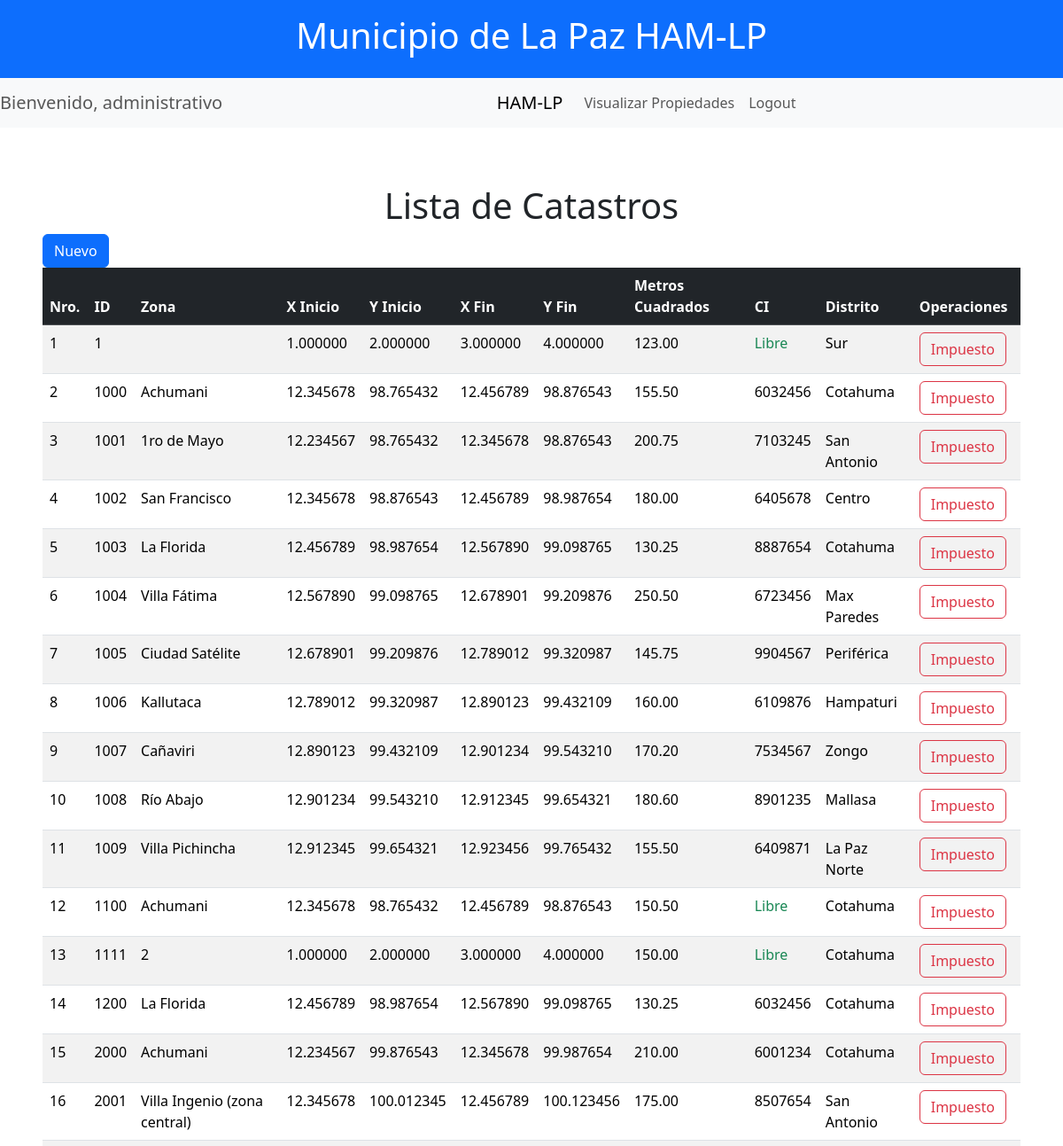
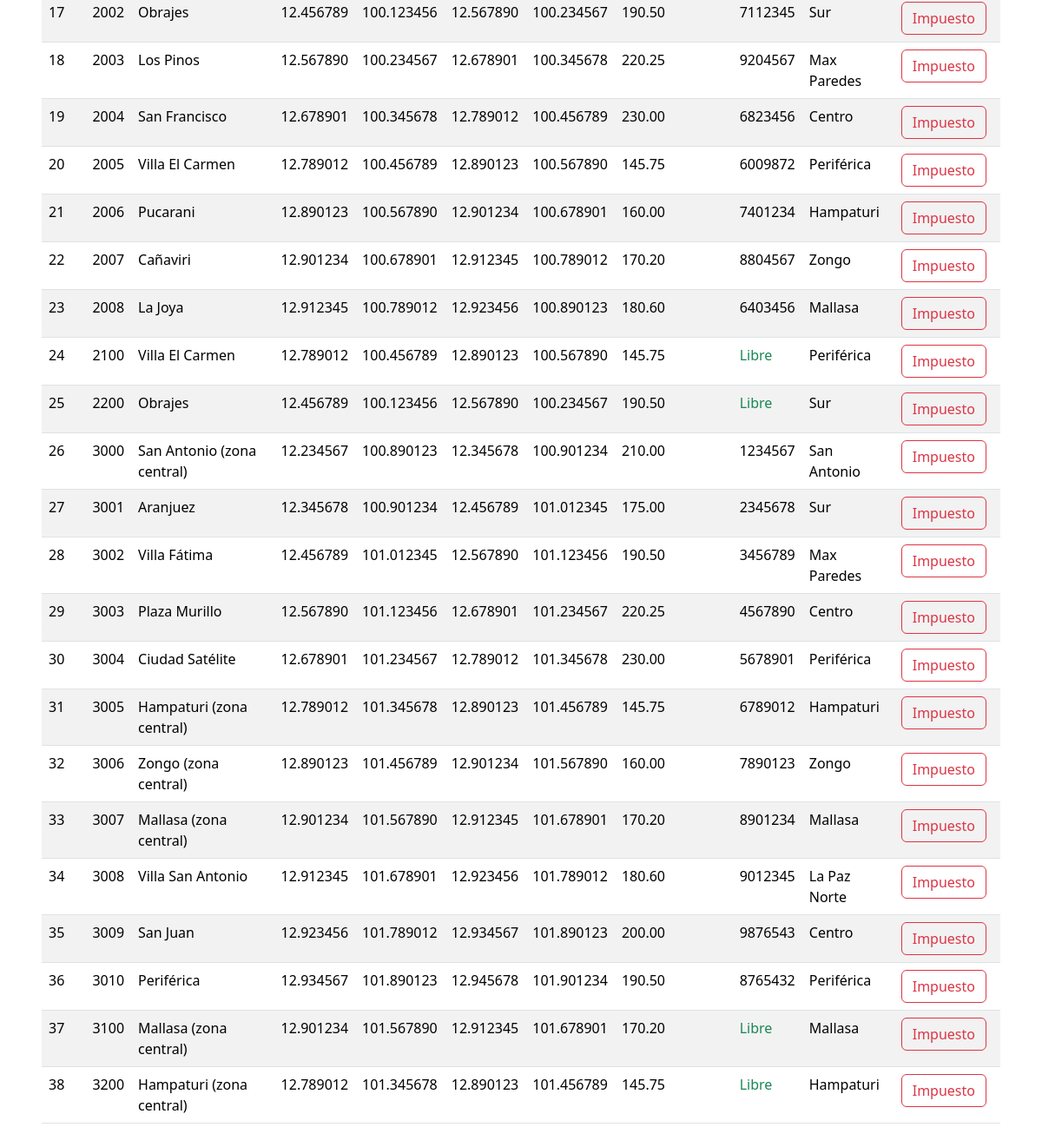
Screenshot of /4/Catastro.php (signed in) with the database file from the repository (2 pictures, top to bottom).
### tables this page shows
CREATE TABLE `catastro` (
  `id` int(11) NOT NULL,
  `zona` varchar(50) NOT NULL,
  `xini` decimal(10,6) NOT NULL,
  `yini` decimal(10,6) NOT NULL,
  `xfin` decimal(10,6) NOT NULL,
  `yfin` decimal(10,6) NOT NULL,
  `superficie` decimal(10,2) NOT NULL,
  `ci` int(11) NOT NULL,
  `distrito` varchar(50) NOT NULL
);

### 4/Catastro.php (the view, shortened to what this page needs)
<?php
include 'conexion.php';
$sqlCatastro = "SELECT * FROM catastro";
$resultadoCatastro = mysqli_query($conn, $sqlCatastro);
?>
<!DOCTYPE html>
<html lang="es">
<head>
    <link href="https://cdn.jsdelivr.net/npm/bootstrap@5.3.3/dist/css/bootstrap.min.css" rel="stylesheet">
</head>
<body>
    <?php include('./nav.php'); ?>
    <main class="p-5">
        <div class="text-center mt-3">
            <h1>Lista de Catastros</h1>
        </div>
        <a class="btn btn-primary" href='NuevoCatastro.php'>Nuevo</a>
        <table class="table table-striped">
            <thead class="table-dark">
                <tr>
                    <th scope="col">Nro.</th>
                    <th scope="col">ID</th>
                    <th scope="col">Zona</th>
                    <th scope="col">X Inicio</th>
                    <th scope="col">Y Inicio</th>
                    <th scope="col">X Fin</th>
                    <th scope="col">Y Fin</th>
                    <th scope="col">Metros Cuadrados</th>
                    <th scope="col">CI</th>
                    <th scope="col">Distrito</th>
                    <th scope="col">Operaciones</th>
                </tr>
            </thead>
            <tbody>
                <?php
                $nro = 1;
                while ($fila = mysqli_fetch_array($resultadoCatastro)) {
                    echo "<tr>";
                    echo "<td>{$nro}</td>";
                    echo "<td>{$fila['id']}</td>";
                    echo "<td>{$fila['zona']}</td>";
                    echo "<td>{$fila['xini']}</td>";
                    echo "<td>{$fila['yini']}</td>";
                    echo "<td>{$fila['xfin']}</td>";
                    echo "<td>{$fila['yfin']}</td>";
                    echo "<td>{$fila['superficie']}</td>";
                    if ($fila['ci'] == 0) {
                      echo "<td class='text-success'>Libre</td>";
                      echo "<td>{$fila['distrito']}</td>";
                      echo "<td>";
                      echo "<a class='btn btn-outline-danger me-2' href='http://localhost:8080/impuesto4/ImpuestoServlet?id={$fila['id']}'>Impuesto</a>";
                      echo "</td>";
                    } else {
                        echo "<td>{$fila['ci']}</td>";
                        echo "<td>{$fila['distrito']}</td>";
                        echo "<td>";
                        echo "<a class='btn btn-outline-danger me-2' href='http://localhost:8080/impuesto4/ImpuestoServlet?id={$fila['id']}'>Impuesto</a>";
                        echo "</td>";
                    }
                    echo "</tr>";
                    $nro++;
                }
                ?>
            </tbody>
        </table>
    </main>
</body>
</html>

### rows the page displays
catastro: id "1", xini "1.000000", yini "2.000000", xfin "3.000000", yfin "4.000000", superficie "123.00", distrito "Sur"
catastro: id "1000", zona "Achumani", xini "12.345678", yini "98.765432", xfin "12.456789", yfin "98.876543", superficie "155.50", ci "6032456", distrito "Cotahuma"
catastro: id "1001", zona "1ro de Mayo", xini "12.234567", yini "98.765432", xfin "12.345678", yfin "98.876543", superficie "200.75", ci "7103245", distrito "San Antonio"
catastro: id "1002", zona "San Francisco", xini "12.345678", yini "98.876543", xfin "12.456789", yfin "98.987654", superficie "180.00", ci "6405678", distrito "Centro"
catastro: id "1003", zona "La Florida", xini "12.456789", yini "98.987654", xfin "12.567890", yfin "99.098765", superficie "130.25", ci "8887654", distrito "Cotahuma"
catastro: id "1004", zona "Villa Fátima", xini "12.567890", yini "99.098765", xfin "12.678901", yfin "99.209876", superficie "250.50", ci "6723456", distrito "Max Paredes"
catastro: id "1005", zona "Ciudad Satélite", xini "12.678901", yini "99.209876", xfin "12.789012", yfin "99.320987", superficie "145.75", ci "9904567", distrito "Periférica"
catastro: id "1006", zona "Kallutaca", xini "12.789012", yini "99.320987", xfin "12.890123", yfin "99.432109", superficie "160.00", ci "6109876", distrito "Hampaturi"
catastro: id "1007", zona "Cañaviri", xini "12.890123", yini "99.432109", xfin "12.901234", yfin "99.543210", superficie "170.20", ci "7534567", distrito "Zongo"
catastro: id "1008", zona "Río Abajo", xini "12.901234", yini "99.543210", xfin "12.912345", yfin "99.654321", superficie "180.60", ci "8901235", distrito "Mallasa"
catastro: id "1009", zona "Villa Pichincha", xini "12.912345", yini "99.654321", xfin "12.923456", yfin "99.765432", superficie "155.50", ci "6409871", distrito "La Paz Norte"
catastro: id "1100", zona "Achumani", xini "12.345678", yini "98.765432", xfin "12.456789", yfin "98.876543", superficie "150.50", distrito "Cotahuma"
catastro: id "1111", zona "2", xini "1.000000", yini "2.000000", xfin "3.000000", yfin "4.000000", superficie "150.00", distrito "Cotahuma"
catastro: id "1200", zona "La Florida", xini "12.456789", yini "98.987654", xfin "12.567890", yfin "99.098765", superficie "130.25", ci "6032456", distrito "Cotahuma"
catastro: id "2000", zona "Achumani", xini "12.234567", yini "99.876543", xfin "12.345678", yfin "99.987654", superficie "210.00", ci "6001234", distrito "Cotahuma"
catastro: id "2001", zona "Villa Ingenio (zona central)", xini "12.345678", yini "100.012345", xfin "12.456789", yfin "100.123456", superficie "175.00", ci "8507654", distrito "San Antonio"
catastro: id "2002", zona "Obrajes", xini "12.456789", yini "100.123456", xfin "12.567890", yfin "100.234567", superficie "190.50", ci "7112345", distrito "Sur"
catastro: id "2003", zona "Los Pinos", xini "12.567890", yini "100.234567", xfin "12.678901", yfin "100.345678", superficie "220.25", ci "9204567", distrito "Max Paredes"
catastro: id "2004", zona "San Francisco", xini "12.678901", yini "100.345678", xfin "12.789012", yfin "100.456789", superficie "230.00", ci "6823456", distrito "Centro"
catastro: id "2005", zona "Villa El Carmen", xini "12.789012", yini "100.456789", xfin "12.890123", yfin "100.567890", superficie "145.75", ci "6009872", distrito "Periférica"
catastro: id "2006", zona "Pucarani", xini "12.890123", yini "100.567890", xfin "12.901234", yfin "100.678901", superficie "160.00", ci "7401234", distrito "Hampaturi"
catastro: id "2007", zona "Cañaviri", xini "12.901234", yini "100.678901", xfin "12.912345", yfin "100.789012", superficie "170.20", ci "8804567", distrito "Zongo"
catastro: id "2008", zona "La Joya", xini "12.912345", yini "100.789012", xfin "12.923456", yfin "100.890123", superficie "180.60", ci "6403456", distrito "Mallasa"
catastro: id "2100", zona "Villa El Carmen", xini "12.789012", yini "100.456789", xfin "12.890123", yfin "100.567890", superficie "145.75", distrito "Periférica"
catastro: id "2200", zona "Obrajes", xini "12.456789", yini "100.123456", xfin "12.567890", yfin "100.234567", superficie "190.50", distrito "Sur"
catastro: id "3000", zona "San Antonio (zona central)", xini "12.234567", yini "100.890123", xfin "12.345678", yfin "100.901234", superficie "210.00", ci "1234567", distrito "San Antonio"
catastro: id "3001", zona "Aranjuez", xini "12.345678", yini "100.901234", xfin "12.456789", yfin "101.012345", superficie "175.00", ci "2345678", distrito "Sur"
catastro: id "3002", zona "Villa Fátima", xini "12.456789", yini "101.012345", xfin "12.567890", yfin "101.123456", superficie "190.50", ci "3456789", distrito "Max Paredes"
catastro: id "3003", zona "Plaza Murillo", xini "12.567890", yini "101.123456", xfin "12.678901", yfin "101.234567", superficie "220.25", ci "4567890", distrito "Centro"
catastro: id "3004", zona "Ciudad Satélite", xini "12.678901", yini "101.234567", xfin "12.789012", yfin "101.345678", superficie "230.00", ci "5678901", distrito "Periférica"
catastro: id "3005", zona "Hampaturi (zona central)", xini "12.789012", yini "101.345678", xfin "12.890123", yfin "101.456789", superficie "145.75", ci "6789012", distrito "Hampaturi"
catastro: id "3006", zona "Zongo (zona central)", xini "12.890123", yini "101.456789", xfin "12.901234", yfin "101.567890", superficie "160.00", ci "7890123", distrito "Zongo"
catastro: id "3007", zona "Mallasa (zona central)", xini "12.901234", yini "101.567890", xfin "12.912345", yfin "101.678901", superficie "170.20", ci "8901234", distrito "Mallasa"
catastro: id "3008", zona "Villa San Antonio", xini "12.912345", yini "101.678901", xfin "12.923456", yfin "101.789012", superficie "180.60", ci "9012345", distrito "La Paz Norte"
catastro: id "3009", zona "San Juan", xini "12.923456", yini "101.789012", xfin "12.934567", yfin "101.890123", superficie "200.00", ci "9876543", distrito "Centro"
catastro: id "3010", zona "Periférica", xini "12.934567", yini "101.890123", xfin "12.945678", yfin "101.901234", superficie "190.50", ci "8765432", distrito "Periférica"
catastro: id "3100", zona "Mallasa (zona central)", xini "12.901234", yini "101.567890", xfin "12.912345", yfin "101.678901", superficie "170.20", distrito "Mallasa"
catastro: id "3200", zona "Hampaturi (zona central)", xini "12.789012", yini "101.345678", xfin "12.890123", yfin "101.456789", superficie "145.75", distrito "Hampaturi"

### other values shown
$_SESSION['rol'] "administrativo"
